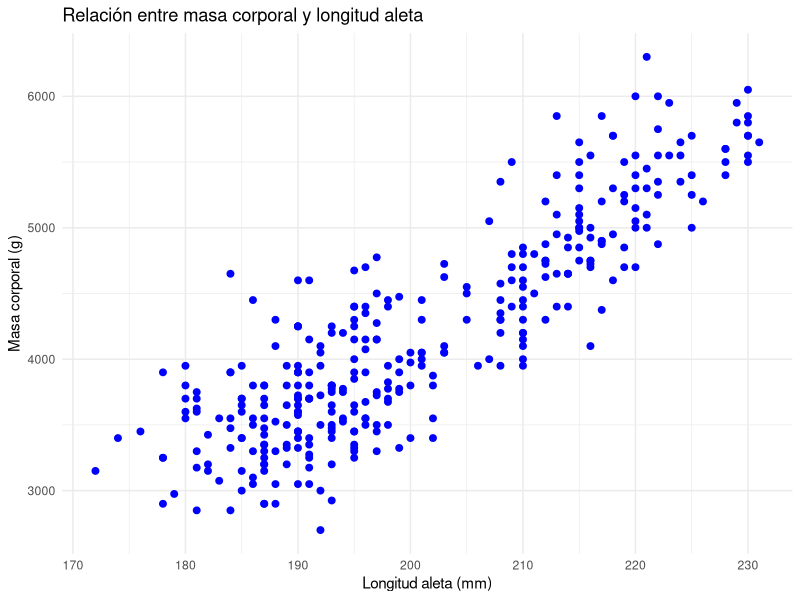
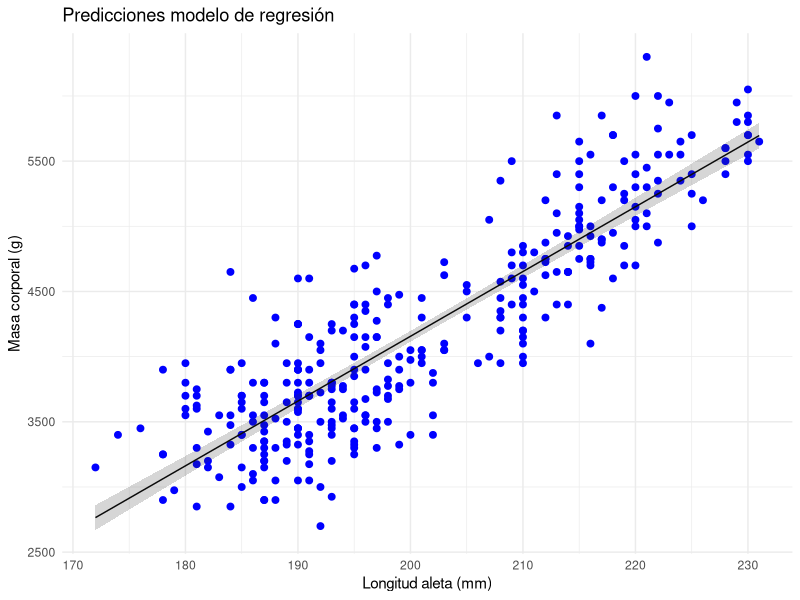
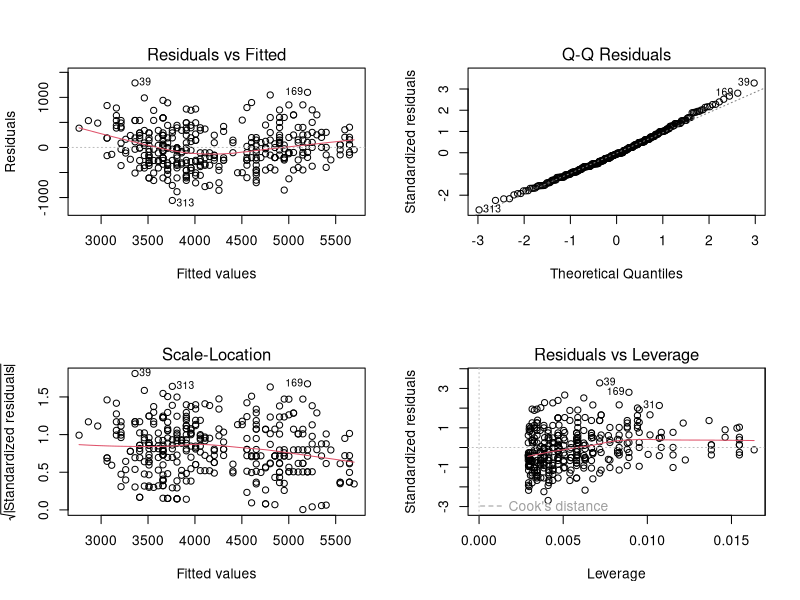
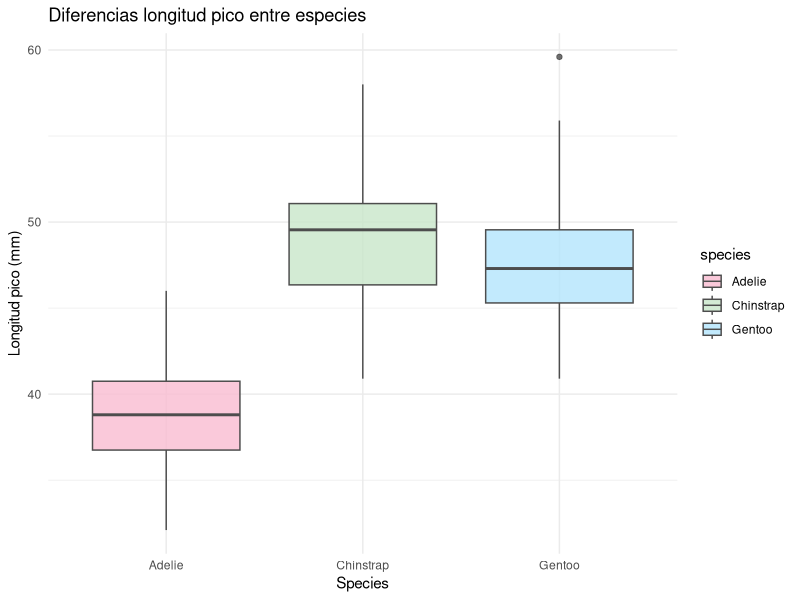
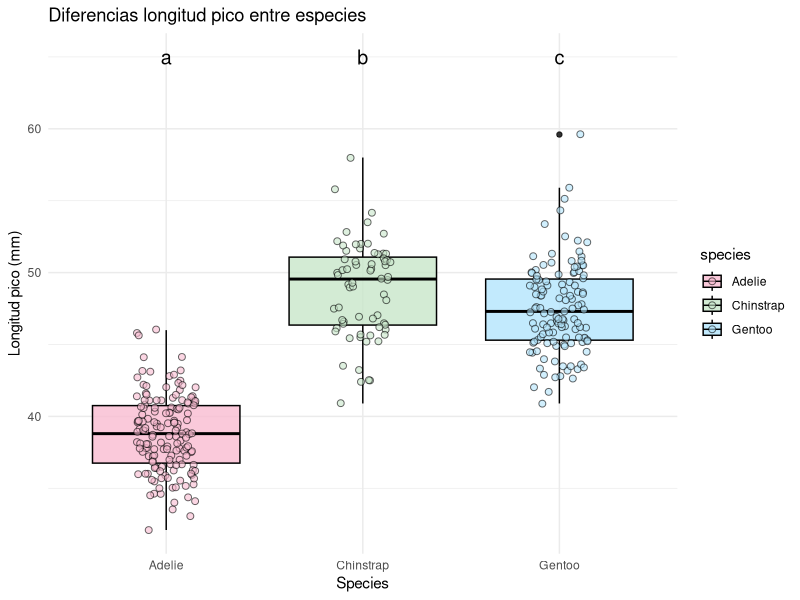
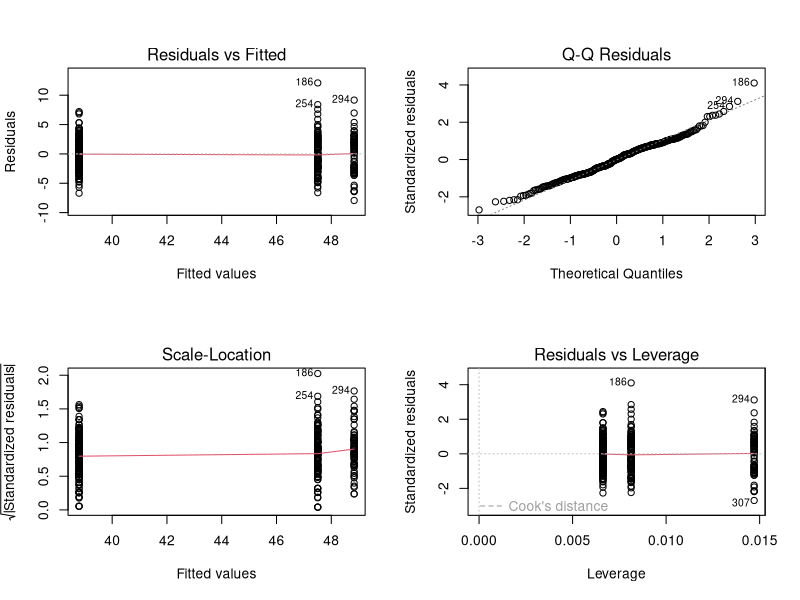
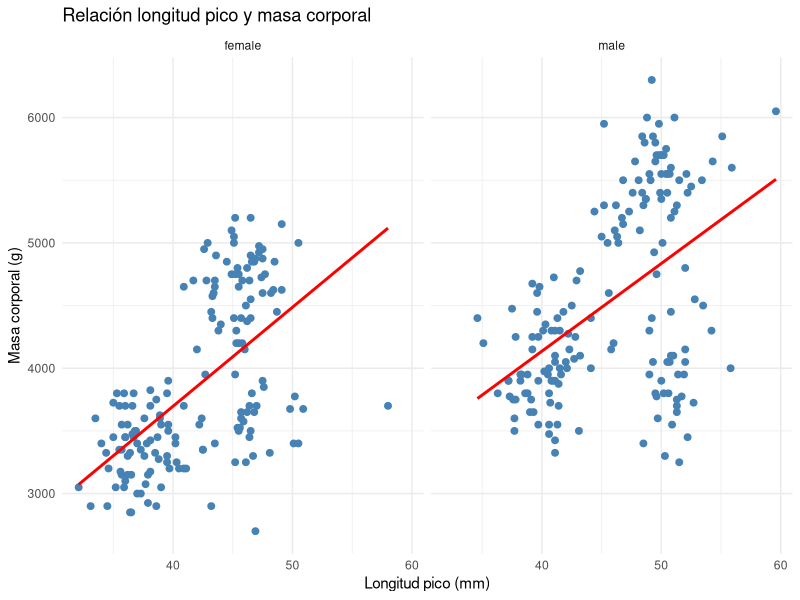
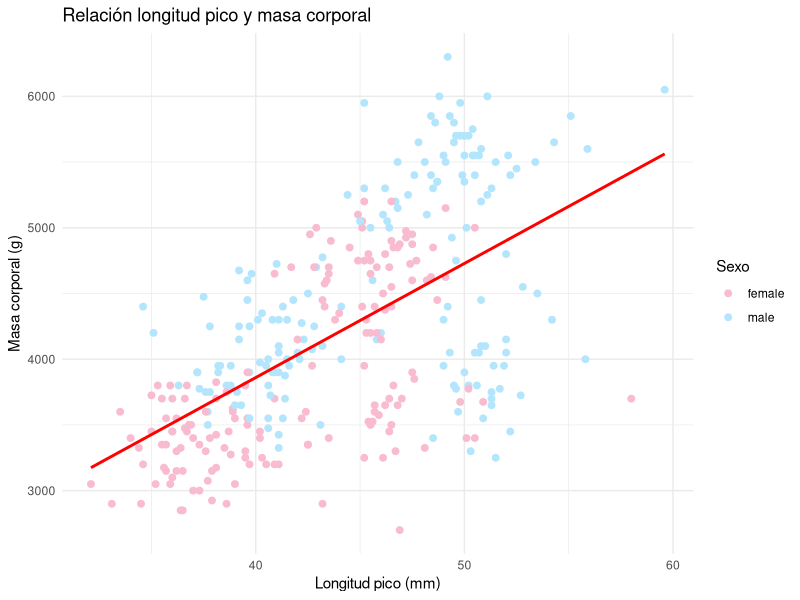

Here is the R script that generated these plots, in order:
# Paquetes que se van a utilizar
library(palmerpenguins)
library(dplyr)
library(ggplot2)
library(broom)
library(tidyverse)
library(lmtest)
library(car)
library(multcomp)

## Modelos de regresión

#### 1. Leer los datos en R y explorar gráficamente la relación entre las variables

data(penguins)
head(penguins)

# eliminamos NAs de las variables que vamos a utilizar

penguins_clean <- penguins %>%
  filter(!is.na(flipper_length_mm), !is.na(body_mass_g))

ggplot(data = penguins_clean, aes(x = flipper_length_mm, y = body_mass_g)) +  
  geom_point(color = "blue", size = 2) +      
  labs(x = "Longitud aleta (mm)",         
       y = "Masa corporal (g)",                   
       title = "Relación entre masa corporal y longitud aleta "   
  ) +
  theme_minimal()        

#### 2. Ajuste modelo de regresión
  
lm_reg1 <- lm(body_mass_g ~ flipper_length_mm, data = penguins_clean)

#### 3. Variación explicada por el modelo y resolución hipótesis

anova(lm_reg1)

#### 4. Interpretación del modelo
  
summary(lm_reg1)

#### 5. Predicciones con el modelo
  
preds <- augment(lm_reg1, type.predict = "response", se_fit = TRUE)
preds <- preds %>%
  mutate(lower = .fitted - 1.96 * .se.fit,upper = .fitted + 1.96 * .se.fit)

ggplot(data = preds, aes(x = flipper_length_mm, y = body_mass_g)) +  
  geom_point(color = "blue", size = 2) +     
  geom_line(aes(y = .fitted)) +
  geom_ribbon(aes(ymin = lower, ymax = upper), alpha = 0.2) +
  labs(x = "Longitud aleta (mm)",         
       y = "Masa corporal (g)",                   
       title = "Predicciones modelo de regresión"   
  ) +
  theme_minimal()        

#### 6. Revisión supuestos del modelo
  
par(mfrow=c(2,2))
plot(lm_reg1)      

shapiro.test(residuals(lm_reg1))

resettest(lm_reg1)

ncvTest(lm_reg1)

## Modelos factoriales: ANOVA y ANCOVA

### Análisis de la varianza (ANOVA)
  
#### 1. Explorar gráficamente la relación entre las variables

ggplot(data = penguins, aes(x = species, y = bill_length_mm, fill = species)) +  
  geom_boxplot(alpha = 0.8, color = "gray30") +
  scale_fill_manual(values = c("#F8BBD0", "#C8E6C9", "#B3E5FC")) +
  labs(x = "Species",         
       y = "Longitud pico (mm)",                   
       title = "Diferencias longitud pico entre especies"   
  ) +
  theme_minimal()        

#### 2. Ajuste modelo factorial

penguins <- penguins %>%
  mutate(species = as.factor(species))
lm_reg2 <- lm(bill_length_mm ~ species, data = penguins)

#### 3. Variación explicada por el modelo y resolución hipótesis

anova(lm_reg2)

#### 4. Interpretación del modelo y comparaciones *post-hoc*
  
summary(lm_reg2)

contrasts(penguins$species)

posthoc_species <- glht(lm_reg2, linfct=mcp(species="Tukey"))
summary(posthoc_species)

#### 5. Representación gráfica diferencias significativas
  
ggplot(data = penguins, aes(x = species, y = bill_length_mm, fill = species, color = species)) +  
  geom_boxplot(alpha = 0.8, color = "black") +
  geom_jitter(width = 0.15, alpha = 0.6, size = 2, shape=21, color="black") +
  scale_fill_manual(values = c("#F8BBD0", "#C8E6C9", "#B3E5FC")) +
  scale_color_manual(values = c("#F8BBD0", "#C8E6C9", "#B3E5FC")) +
  labs(x = "Species",         
       y = "Longitud pico (mm)",                   
       title = "Diferencias longitud pico entre especies"   
  ) +
  theme_minimal() +
  geom_text(data = penguins[2,], aes(y = 65, label = "a"), color="black", 
            size=5, nudge_x = 0) +
  geom_text(data = penguins[2,], aes(y = 65, label = "b"), color="black", 
            size=5, nudge_x = 1) +
  geom_text(data = penguins[2,], aes(y = 65, label = "c"), color="black", 
            size=5, nudge_x = 2) 

#### 6. Revisión supuestos del modelo
  
par(mfrow=c(2,2))
plot(lm_reg2)      

#### Cambiar nivel de referencia del factor
  
levels(penguins$species)
penguins$species <- relevel(penguins$species, ref = "Gentoo")
levels(penguins$species)

### Análisis de la covarianza (ANCOVA)
  
ggplot(subset(penguins, !is.na(sex)), aes(x = bill_length_mm, y = body_mass_g)) +
  geom_point(color = "steelblue", size = 2) +
  geom_smooth(method = "lm", se = FALSE, color = "red") +
  facet_wrap(~ sex) +
  labs(
    title = "Relación longitud pico y masa corporal",
    x = "Longitud pico (mm)",
    y = "Masa corporal (g)"
  ) +
  theme_minimal()

#### Ajuste modelo 
  
lm_3 <- lm(body_mass_g ~ bill_length_mm*sex, data = penguins)

#### Comprobación de hipótesis

anova(lm_3)

lm_4 <- lm(body_mass_g ~ bill_length_mm+sex, data = penguins)
anova(lm_4)

ggplot(subset(penguins, !is.na(sex)), aes(x = bill_length_mm, y = body_mass_g, color = sex)) +
  geom_point(size = 2) +
  scale_color_manual(values = c("#F8BBD0", "#B3E5FC")) +
  geom_smooth(method = "lm", se = FALSE, color = "red") +
  labs(
    title = "Relación longitud pico y masa corporal",
    x = "Longitud pico (mm)",
    y = "Masa corporal (g)",
    color = "Sexo"
  ) +
  theme_minimal()

ggplot(data = subset(penguins, !is.na(sex)), aes(x = sex, y = body_mass_g, fill = sex, color = sex)) +  
  geom_boxplot(alpha = 0.8, color = "black") +
  geom_jitter(width = 0.15, alpha = 0.6, size = 2, shape=21, color="black") +
  scale_fill_manual(values = c("#F8BBD0", "#B3E5FC")) +
  scale_color_manual(values = c("#F8BBD0", "#B3E5FC")) +
  labs(x = "Sexo",         
       y = "Masa corporal (g)",                   
       title = "Diferencias masa corporal entre sexo"   
  ) +
  theme_minimal() +
  geom_text(data = penguins[2,], aes(y = 6500, label = "a"), color="black", 
            size=5, nudge_x = 0) +
  geom_text(data = penguins[2,], aes(y = 6500, label = "b"), color="black", 
            size=5, nudge_x = 1)         

## Caso con pendientes significativamente distintas 

ggplot(subset(penguins, !is.na(species)), aes(x = flipper_length_mm, y = body_mass_g)) +
  geom_point(color = "steelblue", size = 2) +
  geom_smooth(method = "lm", se = FALSE, color = "red") +
  facet_wrap(~ species) +
  labs(
    title = "Relación longitud aleta y masa corporal",
    x = "Longitud aleta (mm)",
    y = "Masa corporal (g)"
  ) +
  theme_minimal()

datos_limpios <- penguins %>%
  filter(!is.na(flipper_length_mm))
lm_5 <- lm(body_mass_g ~ flipper_length_mm*species, data = datos_limpios)
anova(lm_5)

summary(lm_5)

#### Gráfica de predicciones
  
newdata <- expand.grid(
  flipper_length_mm = seq(min(datos_limpios$flipper_length_mm), max(datos_limpios$flipper_length_mm), length.out = 100),
  species = levels(datos_limpios$species)
)
predicciones_grid <- augment(lm_5, newdata = newdata)

ggplot(datos_limpios, aes(x = flipper_length_mm, y = body_mass_g, color = species)) +
  geom_point(alpha = 0.5) +
  geom_line(data = predicciones_grid, aes(x= flipper_length_mm, y = .fitted, group = species, color = species), size = 1.2) +
  scale_color_manual(values = c("#F8BBD0", "#C8E6C9", "#B3E5FC")) +
  labs(
    title = "ANCOVA: predicciones por especie",
    x = "Longitud aleta (mm)",
    y = "Masa corporal (g)",
    color = "Especie"
  ) +
  theme_minimal()

#### Supuestos del modelo

par(mfrow=c(2,2))
plot(lm_5)
